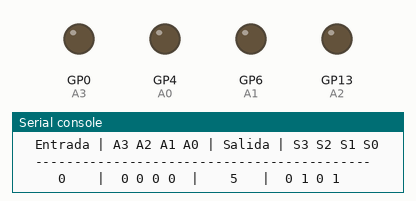
Simulated run of this program. Board: Raspberry Pi Pico running MicroPython. Parts: output pins drawn as LEDs (lit = HIGH), the last lines printed to the serial console. At 18.0 s the program stops and its outputs stay as they are.

Above: at 0.1 s.
At 4.1 s:
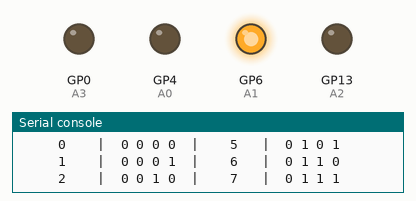
At 6.1 s:
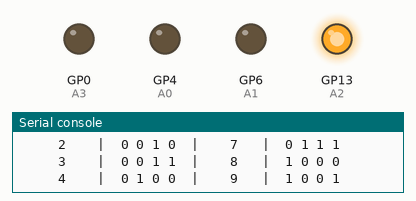
At 8.1 s:
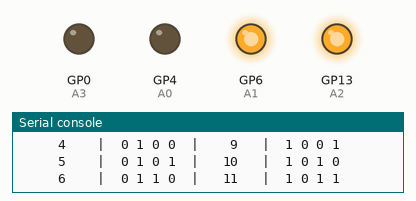
At 12.1 s:
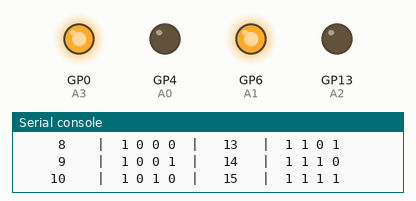
At 17.1 s:
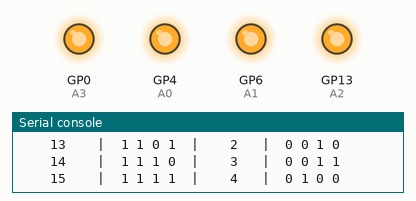
Timing chart, 0 to 19.5 s (numbered marks = the images above):
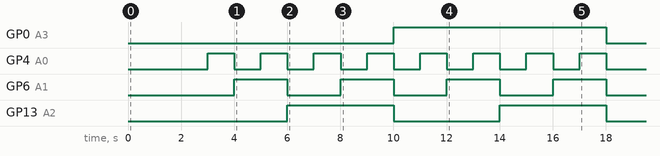

Measured:
- by itself, GP0 (A3): LOW → HIGH at 10.0 s, → LOW 8.0 s later
- by itself, GP4 (A0): alternates HIGH for 1.0 s and LOW for 1.0 s
- by itself, GP6 (A1): alternates HIGH for 2.0 s and LOW for 2.0 s
- by itself, GP13 (A2): alternates HIGH for 4.0 s and LOW for 4.0 s

The program:

sumador_local_pico.py
```python
# sumador_local_pico.py — StrangerTEC Morse Translator (Proyecto II)
#
# Prueba local del circuito incrementador en 5.
# Corre en el Pico desde Thonny, sin el juego ni WiFi.
#
# Aplica los valores de INICIO a 15 a los pines del circuito.
# La primera entrada dura PAUSA_INICIAL_MS para poder observarla,
# luego avanza de una en una con PAUSA_ENTRE_MS.
# La consola muestra que deben mostrar los LEDs en cada paso.
#
# Para probar desde un valor especifico cambiar INICIO:
#   0  -> recorre todo (0-15)
#   7  -> empieza en la mitad
#   11 -> solo los 5 casos de overflow
#
# Pines: GP0=A3(MSB)  GP13=A2  GP6=A1  GP4=A0(LSB)
# ============================================================

from machine import Pin
import time

# ── Cambiar antes de correr ───────────────────────────────────
INICIO           = 0
PAUSA_INICIAL_MS = 3000
PAUSA_ENTRE_MS   = 1000
# ─────────────────────────────────────────────────────────────

A3 = Pin(0,  Pin.OUT)
A2 = Pin(13, Pin.OUT)
A1 = Pin(6,  Pin.OUT)
A0 = Pin(4,  Pin.OUT)


def apagar():
    A3.value(0); A2.value(0); A1.value(0); A0.value(0)

def aplicar(v):
    A3.value((v >> 3) & 1)
    A2.value((v >> 2) & 1)
    A1.value((v >> 1) & 1)
    A0.value((v >> 0) & 1)

def correr():
    apagar()
    print()
    print("=" * 48)
    print("  Sumador local | Inicio={} | Pausa1={}ms | Entre={}ms".format(
        INICIO, PAUSA_INICIAL_MS, PAUSA_ENTRE_MS))
    print("  Entrada | A3 A2 A1 A0 | Salida | S3 S2 S1 S0")
    print("  " + "-" * 43)
    for v in range(INICIO, 16):
        s  = (v + 5) % 16
        bi = "{:04b}".format(v)
        bs = "{:04b}".format(s)
        aplicar(v)
        print("    {:2d}    |  {} {} {} {}  |   {:2d}   |  {} {} {} {}".format(
            v, bi[0],bi[1],bi[2],bi[3], s, bs[0],bs[1],bs[2],bs[3]))
        time.sleep_ms(PAUSA_INICIAL_MS if v == INICIO else PAUSA_ENTRE_MS)
    apagar()
    print("  Listo.")
    print("=" * 48)

correr()
```
